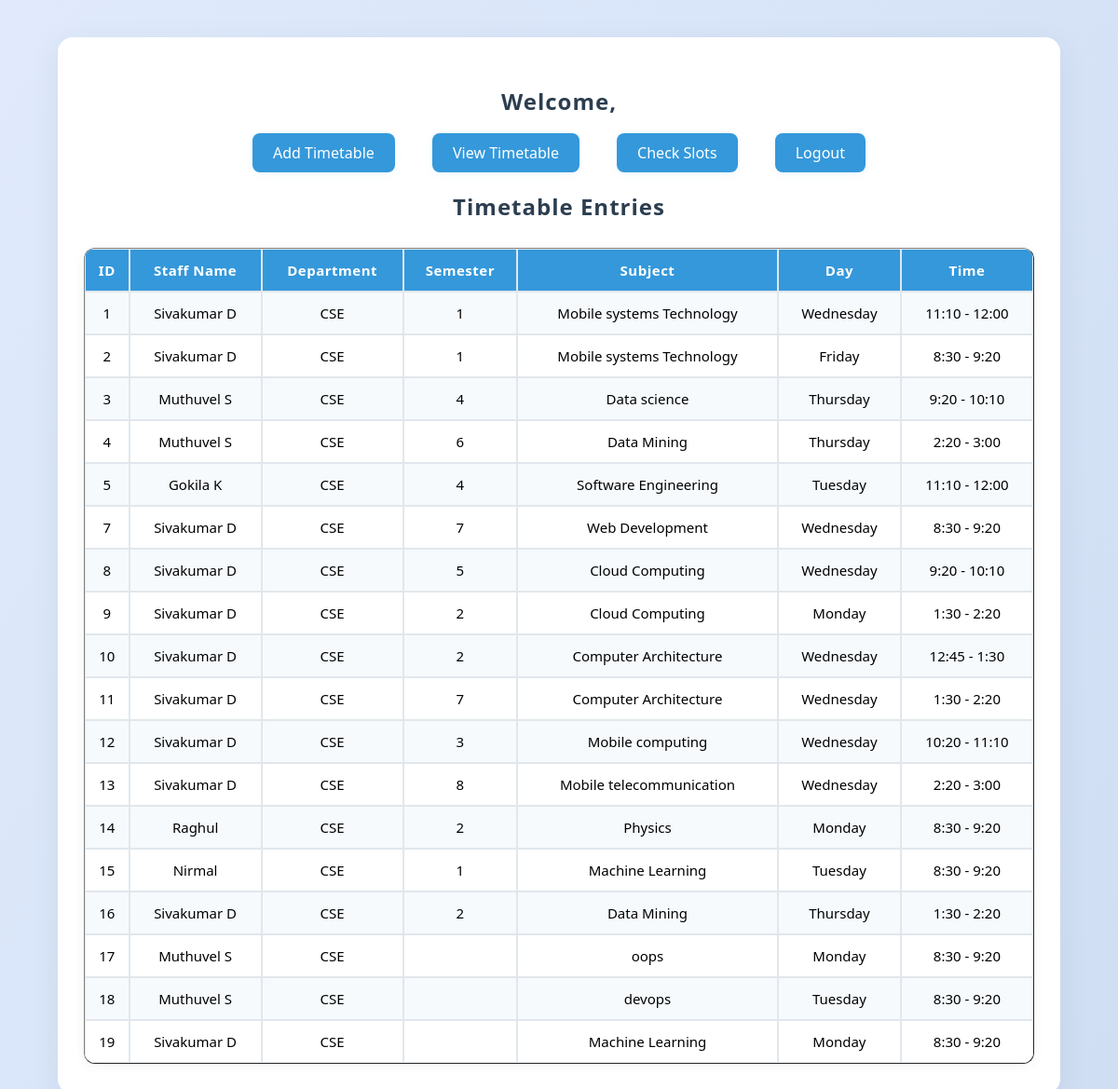
/dashboard, run on the app's committed database.
### tables this page shows
CREATE TABLE timetable (
            id INTEGER PRIMARY KEY AUTOINCREMENT,
            staff_name TEXT NOT NULL,
            department TEXT NOT NULL,
            semester TEXT NOT NULL,
            subject TEXT NOT NULL,
            day TEXT NOT NULL,
            time TEXT NOT NULL
        , year TEXT DEFAULT '');

### App.py (the view)
@app.route("/dashboard")
def dashboard():
    db = get_db()
    entries = db.execute("SELECT * FROM timetable").fetchall()
    return render_template("dashboard.html", entries=entries)

### App.py (called while the page is built)
def get_db():
    if "db" not in g:
        g.db = sqlite3.connect(DB_PATH)
        g.db.row_factory = sqlite3.Row
    return g.db

### Templates/dashboard.html (shortened to what this page needs)
<!DOCTYPE html>
<html lang="en">
<head>
    <link rel="stylesheet" href="{{ url_for('static', filename='style.css') }}">
</head>
<body>
    <div class="container">
        <h2>Welcome, {{ username }}</h2>
        <nav>
            <ul>
                <li><a href="{{ url_for('add_entry') }}">Add Timetable</a></li>
                <li><a href="{{ url_for('dashboard') }}">View Timetable</a></li>
                <li><a href="{{ url_for('check_slots') }}">Check Slots</a></li>
                <li><a href="{{ url_for('logout') }}">Logout</a></li>
            </ul>
        </nav>
                <h2>Timetable Entries</h2>
                <table border="1" cellpadding="8" cellspacing="0">
                        <tr>
                                <th>ID</th>
                                <th>Staff Name</th>
                                <th>Department</th>
                                <th>Semester</th>
                                <th>Subject</th>
                                <th>Day</th>
                                <th>Time</th>
                        </tr>
                        {% for row in entries %}
                        <tr>
                                <td>{{ row.id }}</td>
                                <td>{{ row.staff_name }}</td>
                                <td>{{ row.department }}</td>
                                <td>{{ row.semester }}</td>
                                <td>{{ row.subject }}</td>
                                <td>{{ row.day }}</td>
                                <td>{{ row.time }}</td>
                        </tr>
                        {% endfor %}
                </table>
        </div>
</body>
</html>

### Static/Style.css (style rules this page uses)
body { font-family: 'Segoe UI', Arial, sans-serif; background: linear-gradient(120deg, #e0eafc 0%, #cfdef3 100%); margin: 0; padding: 0; }
.container { width: 85%; margin: 40px auto; background: #ffffff; padding: 32px 28px; border-radius: 16px; box-shadow: 0px 8px 32px rgba(44,62,80,0.08); }
h2 { text-align: center; color: #2c3e50; margin-bottom: 28px; letter-spacing: 1px; }
a { text-decoration: none; color: #2980b9; font-weight: 500; }
nav ul { list-style-type: none; padding: 0; text-align: center; margin-bottom: 30px; }
nav ul li { display: inline-block; margin: 0 18px; }
nav ul li a { padding: 10px 22px; background: #3498db; color: white; border-radius: 8px; transition: background 0.3s, box-shadow 0.3s; box-shadow: 0 2px 8px rgba(52,152,219,0.08); }
table { width: 100%; border-collapse: separate; border-spacing: 0; margin-top: 24px; background: white; border-radius: 12px; overflow: hidden; box-shadow: 0 2px 12px rgba(44,62,80,0.06); }
table th, table td { padding: 12px 8px; border: 1px solid #e1e7ec; text-align: center; font-size: 15px; }
table th { background: #3498db; color: white; font-weight: 600; letter-spacing: 0.5px; }
table tr:nth-child(even) { background: #f6fafd; }

### data on the page
timetable: id "1", staff_name "Sivakumar D", department "CSE", semester "1", subject "Mobile systems Technology", day "Wednesday", time "11:10 - 12:00"
timetable: id "2", staff_name "Sivakumar D", department "CSE", semester "1", subject "Mobile systems Technology", day "Friday", time "8:30 - 9:20"
timetable: id "3", staff_name "Muthuvel S", department "CSE", semester "4", subject "Data science", day "Thursday", time "9:20 - 10:10"
timetable: id "4", staff_name "Muthuvel S", department "CSE", semester "6", subject "Data Mining", day "Thursday", time "2:20 - 3:00"
timetable: id "5", staff_name "Gokila K", department "CSE", semester "4", subject "Software Engineering", day "Tuesday", time "11:10 - 12:00"
timetable: id "7", staff_name "Sivakumar D", department "CSE", semester "7", subject "Web Development", day "Wednesday", time "8:30 - 9:20"
timetable: id "8", staff_name "Sivakumar D", department "CSE", semester "5", subject "Cloud Computing", day "Wednesday", time "9:20 - 10:10"
timetable: id "9", staff_name "Sivakumar D", department "CSE", semester "2", subject "Cloud Computing", day "Monday", time "1:30 - 2:20"
timetable: id "10", staff_name "Sivakumar D", department "CSE", semester "2", subject "Computer Architecture", day "Wednesday", time "12:45 - 1:30"
timetable: id "11", staff_name "Sivakumar D", department "CSE", semester "7", subject "Computer Architecture", day "Wednesday", time "1:30 - 2:20"
timetable: id "12", staff_name "Sivakumar D", department "CSE", semester "3", subject "Mobile computing", day "Wednesday", time "10:20 - 11:10"
timetable: id "13", staff_name "Sivakumar D", department "CSE", semester "8", subject "Mobile telecommunication", day "Wednesday", time "2:20 - 3:00"
timetable: id "14", staff_name "Raghul", department "CSE", semester "2", subject "Physics", day "Monday", time "8:30 - 9:20"
timetable: id "15", staff_name "Nirmal", department "CSE", semester "1", subject "Machine Learning", day "Tuesday", time "8:30 - 9:20"
timetable: id "16", staff_name "Sivakumar D", department "CSE", semester "2", subject "Data Mining", day "Thursday", time "1:30 - 2:20"
timetable: id "17", staff_name "Muthuvel S", department "CSE", subject "oops", day "Monday", time "8:30 - 9:20"
timetable: id "18", staff_name "Muthuvel S", department "CSE", subject "devops", day "Tuesday", time "8:30 - 9:20"
timetable: id "19", staff_name "Sivakumar D", department "CSE", subject "Machine Learning", day "Monday", time "8:30 - 9:20"
